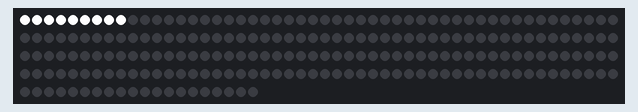
This sketch was run on a simulated Arduino Uno, built with avr-gcc and run on an emulated ATmega328P. Shown: 220 RGB LEDs in strip order, left to right, continuing on the next row.

Above: at 0.06 s.

The sketch:

led_sk6812.ino
```cpp
#include <Adafruit_NeoPixel.h>

#define LED_PIN     6 //L'adresse sur l'arduino
#define LED_COUNT  220 //Le nombre de led total

const int NBLED = 5; //Nombre de led qui s'allument depuis un point avant et arriere
const int SPEED = 100; // Vitesse de la boucle;

int brightness = 255; // Set BRIGHTNESS to about 1/5 (max = 255)
int p, pp; //PAS TOUCHE

Adafruit_NeoPixel strip(LED_COUNT, LED_PIN, NEO_GRBW + NEO_KHZ800);

void setup() {
  strip.begin();           // INITIALIZE NeoPixel strip object (REQUIRED)
  strip.setBrightness(brightness);
}


void loop() {
  for (int i = 0 + NBLED - 1; i < LED_COUNT - (NBLED - 1); i++) {
    strip.clear();
    for (int j = 0; j < NBLED; j++) {
      p = i + j;
      pp = i - j;
      strip.setPixelColor(p, strip.Color(0, 0, 0, 255));
      strip.setPixelColor(pp, strip.Color(0, 0, 0, 255));
    }
    strip.setPixelColor(i, strip.Color(0, 0, 0, 255));
    strip.show();
    delay(SPEED);
  }
}
```
